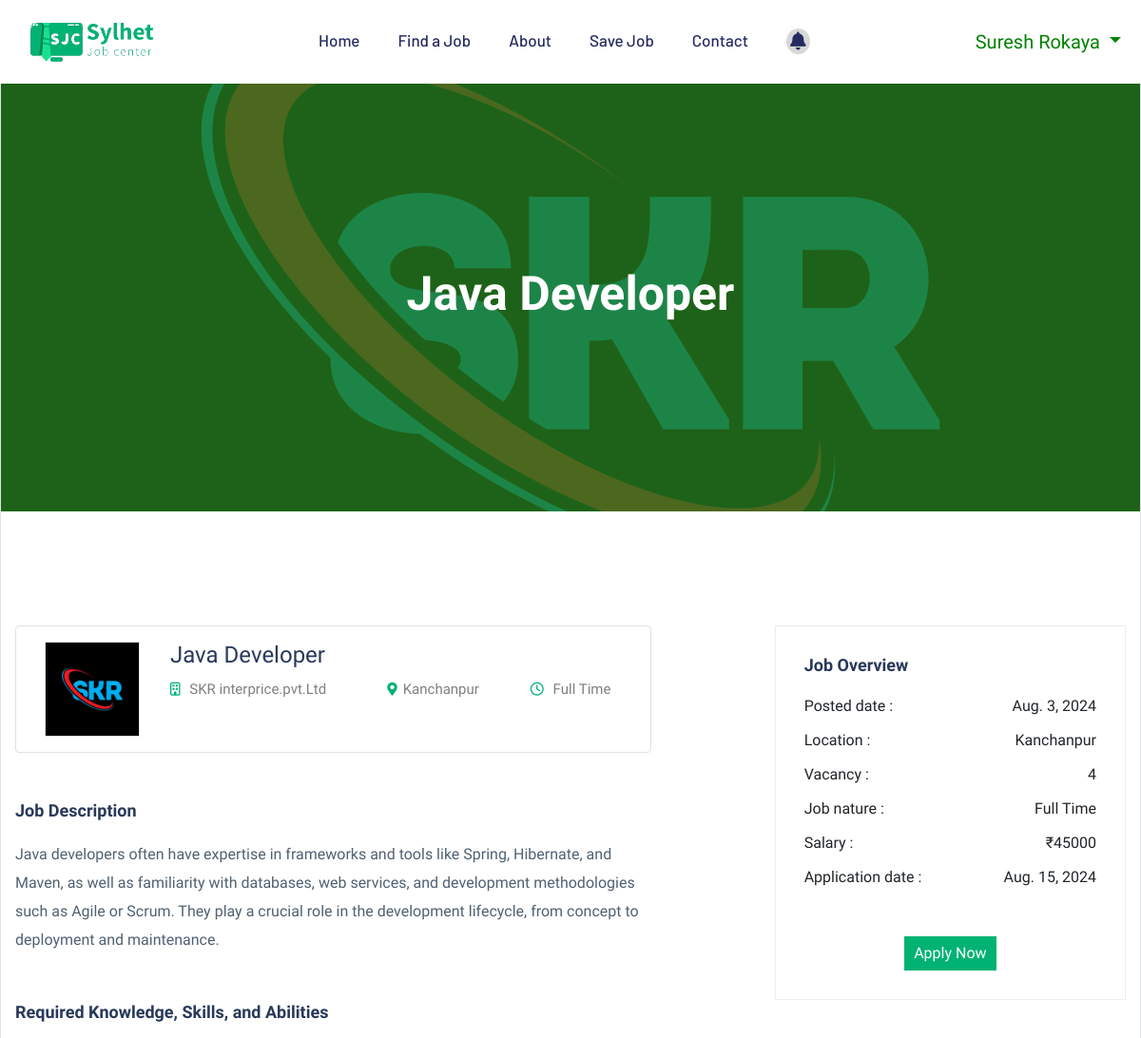
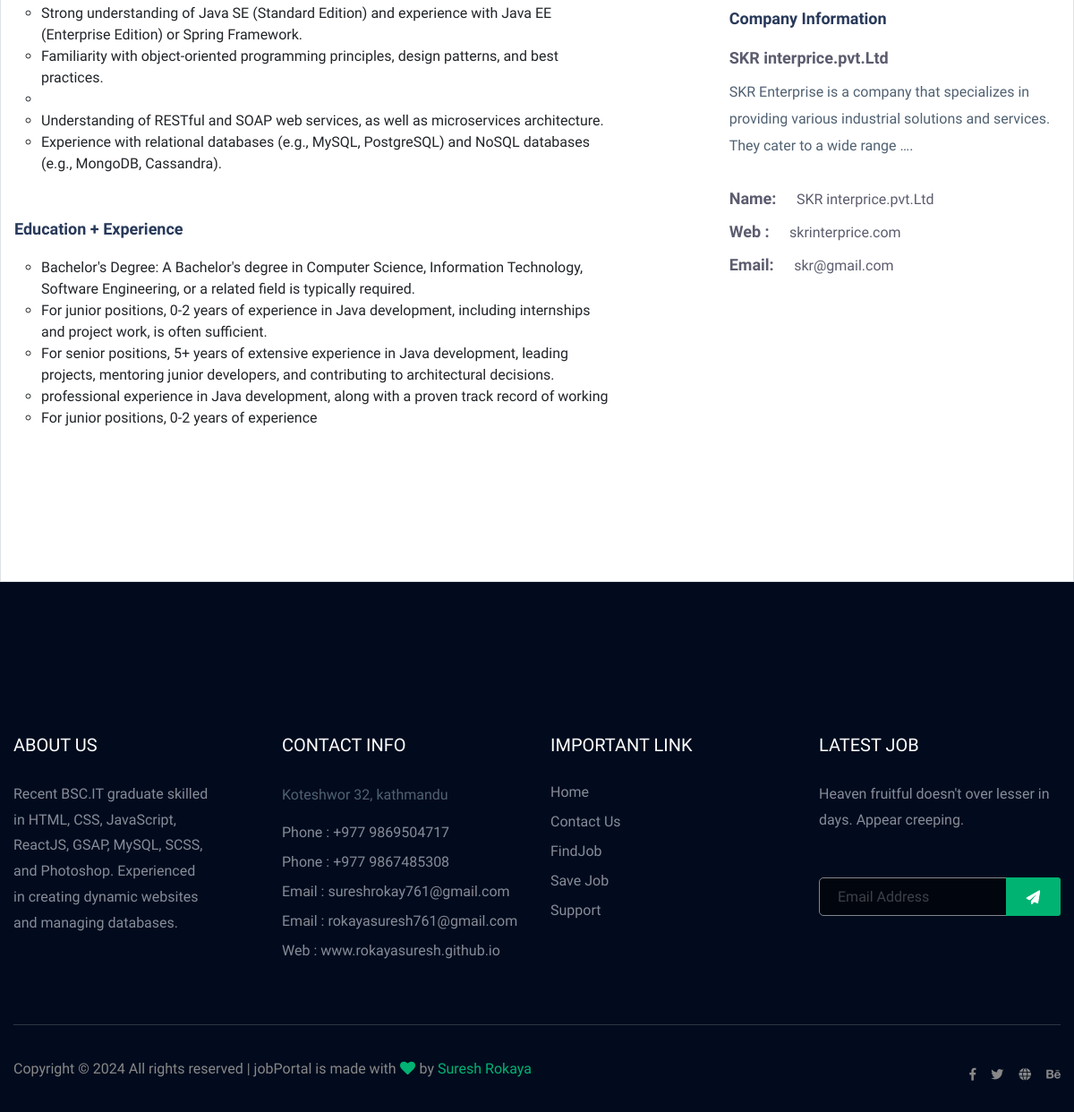
The page /job_details/5 (signed in) on the database its author committed (2 pictures, top to bottom).
### job/models.py (models this page shows, shortened)
class Job(models.Model):
    employers = models.ForeignKey('Employers', on_delete=models.CASCADE)
    vacency = models.IntegerField(null=True)
    end_date = models.DateField()
    title = models.CharField(max_length=200)
    salary = models.CharField(max_length=30)
    image = models.ImageField(upload_to='job')
    des = models.CharField(max_length=400)
    location = models.CharField(max_length=150)
    skills = models.CharField(max_length=200)
    creationdate = models.DateField(auto_now_add=True)
    job_type = models.ForeignKey('Job_type', on_delete=models.CASCADE, null=True)
    experiences = models.ForeignKey('Experience', on_delete=models.CASCADE, null=True)

class Employers(models.Model):
    user=models.ForeignKey(User, on_delete=models.CASCADE)
    company=models.CharField(max_length=200, null=True)
    company_des=models.CharField(max_length=400, null=True)
    mobile=models.CharField(max_length=15, null= True)
    image=models.ImageField(null=True, upload_to='user_profile')
    web=models.CharField(max_length=100, null=True)
    is_employer = models.BooleanField(default=False)
    status=models.CharField(max_length=20, null=True)

class Job_type(models.Model):
    job_type = models.CharField(max_length=200)

class Required_Knowledge(models.Model):
    job=models.ForeignKey(Job, on_delete=models.CASCADE, null=True)
    requirement = models.CharField(max_length=200)
    requirement2 = models.CharField(max_length=200, null=True)
    requirement3 = models.CharField(max_length=200, null=True)
    requirement4 = models.CharField(max_length=200, null=True)
    requirement5 = models.CharField(max_length=200, null=True)

class EducationExperience(models.Model):
    job=models.ForeignKey(Job, on_delete=models.CASCADE, null=True)
    education = models.CharField(max_length=200)
    education1 = models.CharField(max_length=200, null=True)
    education2 = models.CharField(max_length=200, null=True)
    education3 = models.CharField(max_length=200, null=True)
    education4 = models.CharField(max_length=200, null=True)

### job/views/jobseeker.py (the view)
# urls.py: path('job_details/<int:id>', JOB_DETAILS, name='job_details'),
def JOB_DETAILS(request, id):
    job=Job.objects.get(id=id)
    required_knowledge_list = job.required_knowledge_set.all()[:5]  # Limit to 5
    educationexperience_list = job.educationexperience_set.all()[:5]  # Limit to 5
    user_profile, created = UserProfile.objects.get_or_create(user=request.user)
    saved_jobs = user_profile.saved_jobs.all()
    return render(request, 'main/job_details.html', {
        'job': job,
        'saved_jobs': saved_jobs,
        'required_knowledge_list': required_knowledge_list,
        'educationexperience_list':educationexperience_list
    })

### job/views/jobseeker.py (called while the page is built)
def notification_count(request):
    if request.user.is_authenticated:
        return {'notification_count': Notification.objects.filter(user=request.user, is_read=False).count()}
    return {'notification_count': 0}

### job/templates/main/job_details.html (shortened to what this page needs)
{% extends 'base/base.html' %}
{% load static %}
{% block content %}
<main class="border">
    <div class="slider-area ">
        <div class="single-slider section-overly slider-height2 d-flex align-items-center" data-background="{{job.employers.image.url}}">
        <div class="container">
            <div class="row">
                <div class="col-xl-12">
                    <div class="hero-cap text-center">
                        <h2>{{job.title}}</h2>
                    </div>
                </div>
            </div>
        </div>
    </div>
    </div>
    <div class="job-post-company pt-120 pb-120">
        <div class="container">
            <div class="row justify-content-between">
                <div class="col-xl-7 col-lg-8">
                    <div class="single-job-items mb-50 border rounded" style="width: 100%;">
                        <div class="job-items">
                            <div class="company-img company-img-details">
                                <a href="#"><img src="{{job.employers.image.url}}" alt="" width="100"
                                        class="border"></a>
                            </div>
                            <div class="job-tittle">
                                <a href="#">
                                    <h4>{{job.title}}</h4>
                                </a>
                                <ul>
                                    <li><i class="fa-regular fa-building"></i> {{job.employers.company}}</li>
                                    <li style="margin:0 50px;"><i class="fas fa-map-marker-alt"></i>{{job.location}}</li>
                                    <li><i class="fa-regular fa-clock"></i> {{job.job_type.job_type}}</li>
                                </ul>
                            </div>
                        </div>
                    </div>
                    <div class="job-post-details">
                        <div class="post-details1 mb-50">
                            <div class="small-section-tittle">
                                <h4>Job Description</h4>
                            </div>
                            <p>{{job.des}}</p>
                        </div>
                        <div class="post-details2  mb-50">
                            <div class="small-section-tittle">
                                <h4>Required Knowledge, Skills, and Abilities</h4>
                            </div>
                            <ul>
                                {% for requirement in required_knowledge_list %}
                                <li>{{ requirement.requirement }}</li>
                                {% empty %}
                                <li>No requirements found.</li>
                                {% endfor %}
                            </ul>
                        </div>
                        <div class="post-details2  mb-50">
                            <div class="small-section-tittle">
                                <h4>Education + Experience</h4>
                            </div>
                            <ul>
                                {% for labels in educationexperience_list %}
                                <li>{{ labels.education }}</li>
                                {% empty %}
                                <li>No requirements found.</li>
                                {% endfor %}
                            </ul>
                        </div>
                    </div>
                </div>
                <div class="col-xl-4 col-lg-4">
                    <div class="post-details3  mb-50">
                        <div class="small-section-tittle">
                            <h4>Job Overview</h4>
                        </div>
                        <ul>
                            <li>Posted date : <span>{{job.creationdate}}</span></li>
                            <li>Location : <span>{{job.location}}</span></li>
                            <li>Vacancy : <span>{{job.vacency}}</span></li>
                            <li>Job nature : <span>{{job.job_type.job_type}}</span></li>
                            <li>Salary : <span>₹{{job.salary}}</span></li>
                            <li>Application date : <span>{{job.end_date}}</span></li>
                        </ul>
                        <div class="apply-btn2" style="display: flex; justify-content: center; gap: 15px;">
                            <a href="{% url 'applyforjob' job.id %}" style="background-color:#00b372; padding: 6px 10px;">Apply Now</a>
                        </div>
                    </div>
                    <div class="post-details4  mb-50">
                        <div class="small-section-tittle">
                            <h4>Company Information</h4>
                        </div>
                        <span>{{job.employers.company}}</span>
                        <p>{{ job.employers.company_des|truncatewords:"20"}}.</p>
                        <ul>
                            <li>Name: <span>{{job.employers.company}} </span></li>
                            <li>Web : <span> {{job.employers.web}}</span></li>
                            <li>Email: <span>{{job.employers.user.username}}</span></li>
                        </ul>
                    </div>
                </div>
            </div>
        </div>
    </div>
</main>
{% endblock %}

### job/templates/base/header.html (shortened to what this page needs)
  {% load static %}
    <header>
        <div class="header-area header-transparent">
            <div class="header-top header-sticky">
                <div class="container">
                    <div class="row align-items-center">
                        <div class="col-lg-3 col-md-2">
                            <div class="logo">
                                <a href="{% url 'home' %}"><img src="{% static 'assets/img/logo/jobbannerimage.png' %}" height="80" alt=""></a>
                            </div>
                        </div>
                        <div class="col-lg-9 col-md-9">
                            <div class="menu-wrapper">
                                <div class="main-menu">
                                    <nav class="d-none d-lg-block" >
                                        <ul id="navigation" class="navbar-nav me-auto mb-2 mb-lg-0" style="display: flex; flex-direction: row;">
                                            <li class="nav-item"><a class="nav-link  {% if request.path == '/' %}active{% endif %}" href="{% url 'home' %}">Home</a></li>
                                            <li class="nav-item"><a class="nav-link {% if request.path == '/job/' %}active{% endif %}" href="{% url 'job' %}">Find a Job</a></li>
                                            <li class="nav-item"><a class="nav-link {% if request.path == '/about/' %}active{% endif %}" href="{% url 'about' %}">About</a></li>
                                            {% if user.is_authenticated %}
                                            <li class="nav-item"><a class="nav-link {% if request.path == '/saved_jobs/' %}active{% endif %}" href="{% url 'saved_jobs_view' %}">Save Job</a></li>
                                            {% endif %}
                                            <li class="nav-item"><a class="nav-link {% if request.path == '/contact/' %}active{% endif %}" href="{% url 'contact' %}">Contact</a></li>
                                            <li class="nav-item notification">
                                                {% if user.is_authenticated %}
                                                <a class="nav-link" href="{% url 'notifications' %}">
                                                    <i class="fa-solid fa-bell"></i>
                                                </a>
                                                {% endif %}
                                            </li>
                                        </ul>
                                    </nav>
                                </div>
                                {% if request.user.is_authenticated %}
                                <div class="header-btn d-none f-right d-lg-block">
                                    <div class="btn-group">
                                        <button type="button" class="dropdown-toggle"
                                            data-bs-toggle="dropdown" aria-expanded="false">
                                            {{ user.first_name }} {{user.last_name}}
                                        </button>
                                    </div>
                                </div>
                                {% endif %}
                            </div>
                        </div>
                        <div class="col-12">
                        </div>
                    </div>
                </div>
            </div>
        </div>
    </header>

### job/templates/base/header.html (style rules this page uses)
#navigation li a { display: flex; align-items: center !important; text-decoration: none; font-size: 17px; }
.notification { display: flex; justify-content: center; flex-direction: row; }
.notification a i { font-size: 19px; background-color: rgb(215, 216, 215); padding: 4px; border-radius: 50%; }
a { text-decoration: none; }
.dropdown-toggle { font-size: 20px; color: green; background-color: transparent; border: none; }

### rows shown on the page
Job: title "Java Developer", employers.image (picture), employers.company "SKR interprice.pvt.Ltd", location "Kanchanpur", job_type.job_type "Full Time", des "Java developers often have expertise in frameworks and tools like Spring, Hibernate, and Maven, as well as familiarity with databases, web services, and development methodologies such as Agile or Scrum. They play a crucial role in the development lifecycle, from concept to deployment and maintenance.", creationdate "Aug. 3, 2024", vacency "4", salary "45000", end_date "Aug. 15, 2024", employers.company_des "SKR Enterprise is a company that specializes in providing various industrial solutions and services. They cater to a wide range …", employers.web "skrinterprice.com", employers.user.username "skr@gmail.com"
Required_Knowledge: requirement "Strong understanding of Java SE (Standard Edition) and experience with Java EE (Enterprise Edition) or Spring Framework."
Required_Knowledge: requirement "Familiarity with object-oriented programming principles, design patterns, and best practices."
Required_Knowledge: requirement "Understanding of RESTful and SOAP web services, as well as microservices architecture."
Required_Knowledge: requirement "Experience with relational databases (e.g., MySQL, PostgreSQL) and NoSQL databases (e.g., MongoDB, Cassandra)."
EducationExperience: education "Bachelor's Degree: A Bachelor's degree in Computer Science, Information Technology, Software Engineering, or a related field is typically required."
EducationExperience: education "For junior positions, 0-2 years of experience in Java development, including internships and project work, is often sufficient."
EducationExperience: education "For senior positions, 5+ years of extensive experience in Java development, leading projects, mentoring junior developers, and contributing to architectural decisions."
EducationExperience: education "professional experience in Java development, along with a proven track record of working"
EducationExperience: education "For junior positions, 0-2 years of experience"

### other values the page prints
{{ user.first_name }} "Suresh"
{{ user.last_name }} "Rokaya"
